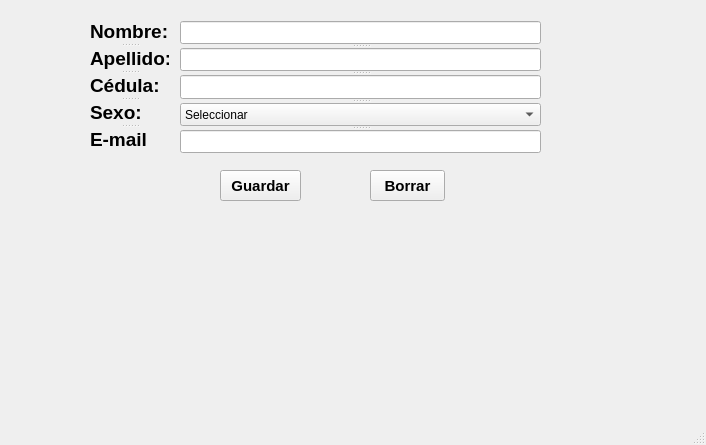
<?xml version="1.0" encoding="UTF-8"?>
<ui version="4.0">
 <class>vtnPrincipal</class>
 <widget class="QMainWindow" name="vtnPrincipal">
  <property name="geometry">
   <rect>
    <x>0</x>
    <y>0</y>
    <width>706</width>
    <height>445</height>
   </rect>
  </property>
  <property name="windowTitle">
   <string>Sistema de Gestion del Personal</string>
  </property>
  <widget class="QWidget" name="centralwidget">
   <widget class="QPushButton" name="btnGuardar">
    <property name="geometry">
     <rect>
      <x>220</x>
      <y>170</y>
      <width>81</width>
      <height>31</height>
     </rect>
    </property>
    <property name="font">
     <font>
      <pointsize>11</pointsize>
      <bold>true</bold>
     </font>
    </property>
    <property name="text">
     <string>Guardar</string>
    </property>
   </widget>
   <widget class="QPushButton" name="btnBorrar">
    <property name="geometry">
     <rect>
      <x>370</x>
      <y>170</y>
      <width>75</width>
      <height>31</height>
     </rect>
    </property>
    <property name="font">
     <font>
      <pointsize>11</pointsize>
      <bold>true</bold>
     </font>
    </property>
    <property name="text">
     <string>Borrar</string>
    </property>
   </widget>
   <widget class="QSplitter" name="splitter">
    <property name="geometry">
     <rect>
      <x>90</x>
      <y>20</y>
      <width>79</width>
      <height>130</height>
     </rect>
    </property>
    <property name="orientation">
     <enum>Qt::Orientation::Vertical</enum>
    </property>
    <widget class="QLabel" name="lbNombre">
     <property name="font">
      <font>
       <pointsize>14</pointsize>
       <bold>true</bold>
      </font>
     </property>
     <property name="text">
      <string>Nombre:</string>
     </property>
    </widget>
    <widget class="QLabel" name="lbApellido">
     <property name="font">
      <font>
       <pointsize>14</pointsize>
       <bold>true</bold>
      </font>
     </property>
     <property name="text">
      <string>Apellido:</string>
     </property>
    </widget>
    <widget class="QLabel" name="lbCedula">
     <property name="font">
      <font>
       <pointsize>14</pointsize>
       <bold>true</bold>
      </font>
     </property>
     <property name="text">
      <string>Cédula:</string>
     </property>
    </widget>
    <widget class="QLabel" name="lbSexo">
     <property name="font">
      <font>
       <pointsize>14</pointsize>
       <bold>true</bold>
      </font>
     </property>
     <property name="text">
      <string>Sexo:</string>
     </property>
    </widget>
    <widget class="QLabel" name="lbEmail">
     <property name="font">
      <font>
       <pointsize>14</pointsize>
       <bold>true</bold>
      </font>
     </property>
     <property name="text">
      <string>E-mail</string>
     </property>
    </widget>
   </widget>
   <widget class="QSplitter" name="splitter_2">
    <property name="geometry">
     <rect>
      <x>180</x>
      <y>21</y>
      <width>361</width>
      <height>132</height>
     </rect>
    </property>
    <property name="orientation">
     <enum>Qt::Orientation::Vertical</enum>
    </property>
    <widget class="QLineEdit" name="txtNombre">
     <property name="maxLength">
      <number>50</number>
     </property>
    </widget>
    <widget class="QLineEdit" name="txtApellido">
     <property name="maxLength">
      <number>50</number>
     </property>
    </widget>
    <widget class="QLineEdit" name="txtCedula">
     <property name="maxLength">
      <number>10</number>
     </property>
    </widget>
    <widget class="QComboBox" name="cbSexo">
     <item>
      <property name="text">
       <string>Seleccionar</string>
      </property>
     </item>
     <item>
      <property name="text">
       <string>Masculino</string>
      </property>
     </item>
     <item>
      <property name="text">
       <string>Femenino</string>
      </property>
     </item>
    </widget>
    <widget class="QLineEdit" name="txtEmail">
     <property name="maxLength">
      <number>100</number>
     </property>
    </widget>
   </widget>
  </widget>
  <widget class="QMenuBar" name="menubar">
   <property name="geometry">
    <rect>
     <x>0</x>
     <y>0</y>
     <width>706</width>
     <height>33</height>
    </rect>
   </property>
  </widget>
  <widget class="QStatusBar" name="statusbar"/>
 </widget>
 <resources/>
 <connections/>
</ui>
